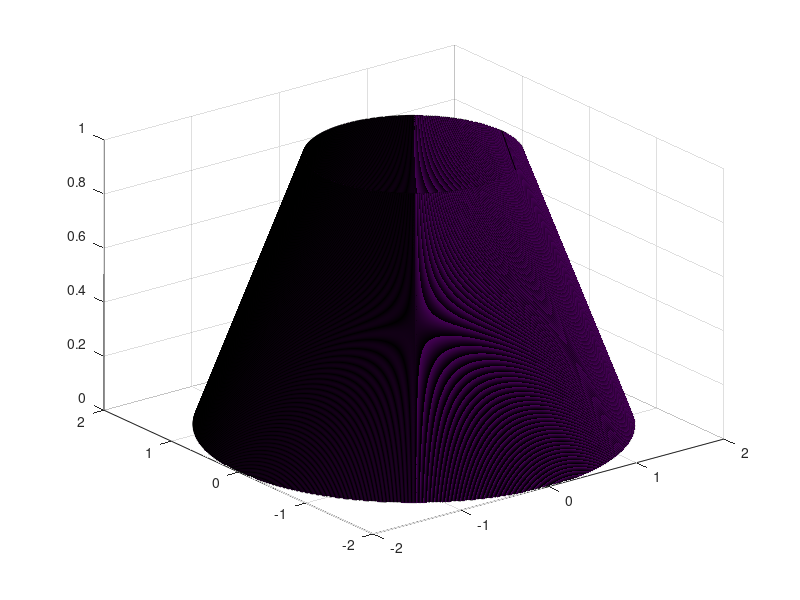
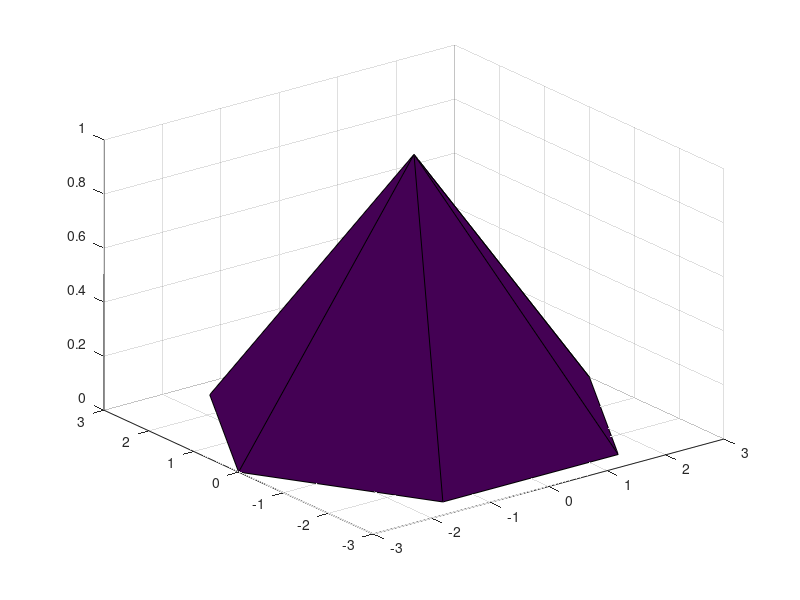

Reproduce these figures in MATLAB, in order.
clc
rc1 = 2;
rc2 = 1;
h = 3;
figure
[x,y,z] = cylinder([rc1 rc2],1000);
surf(x,y,z);
figure
[x1,y1,z1] = cylinder([3 0], 6);
surf(x1,y1,z1);
